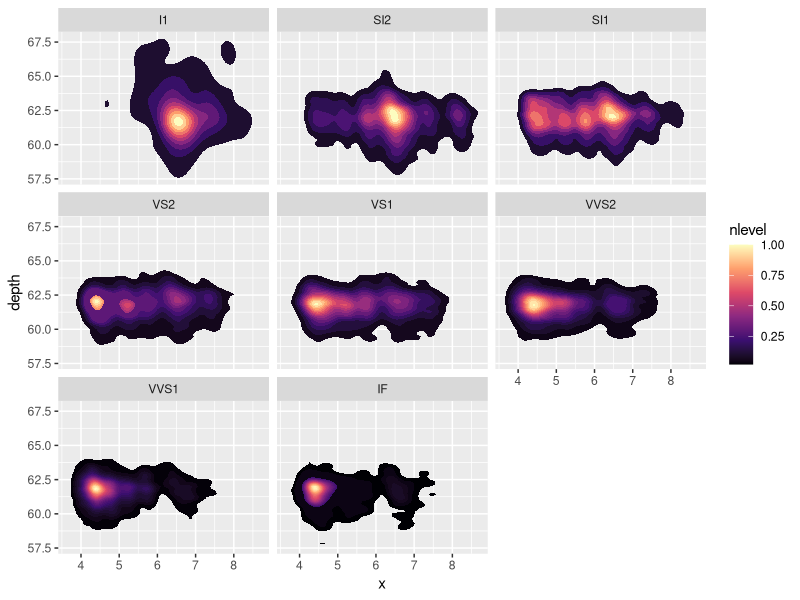

This figure's R source: (Note: this script raises an error after producing the figure.)
 

library(ggplot2)
ggdiamonds = ggplot(diamonds) +
  stat_density_2d(aes(x = x, y = depth, fill = stat(nlevel)), 
                  geom = "polygon", n = 200, bins = 50,contour = TRUE) +
  facet_wrap(clarity~.) +
  scale_fill_viridis_c(option = "A")

par(mfrow = c(1, 2))

plot_gg(ggdiamonds, width = 5, height = 5, raytrace = FALSE, preview = TRUE)
plot_gg(ggdiamonds, width = 5, height = 5, multicore = TRUE, scale = 250, 
        zoom = 0.7, theta = 10, phi = 30, windowsize = c(800, 800))
Sys.sleep(0.2)
render_snapshot(clear = TRUE)
image_ggplot(image, interpolate = FALSE)
# Plot with base R
plot(logo)


# Plot image with ggplot2
library(ggplot2)
myplot <- image_ggplot(logo)
myplot + ggtitle("Test plot")


# Show that coordinates are reversed:
myplot + theme_classic()


# Or add to plot as annotation
image <- image_fill(logo, 'none')
raster <- as.raster(image)
myplot <- qplot(mpg, wt, data = mtcars)
myplot + annotation_raster(raster, 25, 35, 3, 5)


# Or overplot image using grid
library(grid)
qplot(speed, dist, data = cars, geom = c("point", "smooth"))
grid.raster(image)


